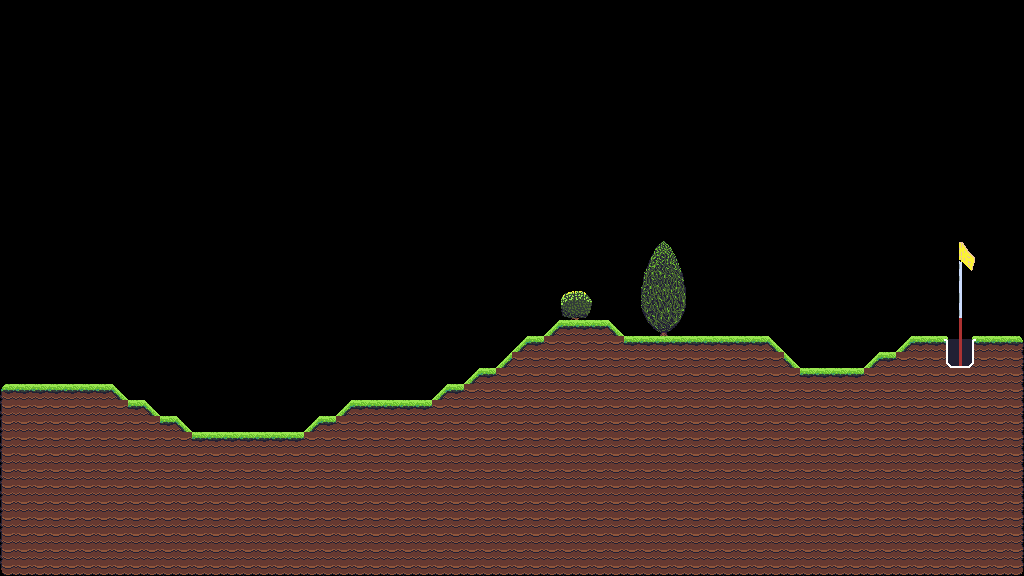

Rendered tile map (Tiled .tmx) drawn with the repository's tilesets; below, a short description and the map source with its tile grids summarised:
An orthogonal 64x36 tile map with 16x16 px tiles, 1 tile layer (Level), 2 tilesets and 211 objects (130x collide, 2x finish, bushes, juniper).

<map version="1.10" tiledversion="1.11.1" orientation="orthogonal" renderorder="right-down" width="64" height="36" tilewidth="16" tileheight="16" infinite="0" nextlayerid="8" nextobjectid="7659">
 <tileset firstgid="1" name="prototype" tilewidth="16" tileheight="16" tilecount="128" columns="16">
  <image source="images/prototype.png" width="256" height="128" />
  <tile id="0" type="ground" />
  <tile id="1" type="ground" />
  <tile id="2" type="ground" />
  <tile id="3" type="ground" />
  <tile id="4" type="ground" />
 </tileset>
 <tileset firstgid="129" name="all2" tilewidth="16" tileheight="16" tilecount="210" columns="14">
  <image source="images/all2.png" width="224" height="244" />
 </tileset>
 <layer id="1" name="Level" width="64" height="36">
  <data>[2304 cells, 860 non-empty, 50 distinct tile ids]</data>
 </layer>
 <objectgroup id="7" name="Bushes_Leaf_Object">
  <object id="7640" name="bushes" x="560" y="288" width="32" height="32" />
  <object id="7650" name="juniper" x="640" y="240" width="51" height="94.5" />
 </objectgroup>
 <objectgroup id="6" name="Bushes_Object">
  <object id="7639" x="563" y="291.5" width="26.5" height="28.5" />
  <object id="7639" x="563" y="291.5" width="26.5" height="28.5" />
  <object id="7646" x="645.818" y="270.546">
   <polygon points="0,0 18,-28.7273 34,-0.181818" />
  </object>
  <object id="7647" x="645.909" y="271.647">
   <polygon points="0,0 34,-0.919192 38.9091,31.6202 -3.81818,32.1717" />
  </object>
  <object id="7648" x="641.909" y="304.553">
   <polygon points="0,0 42.8182,-0.643514 37.5455,15.5363 5.54545,15.7201" />
  </object>
  <object id="7649" x="648" y="320.916">
   <polygon points="0,0 31.0909,-0.280098 21,9.71007 11.1818,10.0835" />
  </object>
  <object id="7646" x="645.818" y="270.546">
   <polygon points="0,0 18,-28.7273 34,-0.181818" />
  </object>
  <object id="7647" x="645.909" y="271.647">
   <polygon points="0,0 34,-0.919192 38.9091,31.6202 -3.81818,32.1717" />
  </object>
  <object id="7648" x="641.909" y="304.553">
   <polygon points="0,0 42.8182,-0.643514 37.5455,15.5363 5.54545,15.7201" />
  </object>
  <object id="7649" x="648" y="320.916">
   <polygon points="0,0 31.0909,-0.280098 21,9.71007 11.1818,10.0835" />
  </object>
 </objectgroup>
 <objectgroup id="2" name="Ground_Object">
  <object id="7441" type="collide" x="1008" y="336" width="16" height="16" />
  <object id="7442" type="collide" x="0" y="384" width="16" height="16" />
  <object id="7443" type="collide" x="592" y="320" width="16" height="16" />
  <object id="7444" type="collide" x="528" y="336" width="16" height="16" />
  <object id="7445" type="collide" x="624" y="336" width="16" height="16" />
  <object id="7446" type="collide" x="640" y="336" width="16" height="16" />
  <object id="7447" type="collide" x="656" y="336" width="16" height="16" />
  <object id="7448" type="collide" x="672" y="336" width="16" height="16" />
  <object id="7449" type="collide" x="688" y="336" width="16" height="16" />
  <object id="7450" type="collide" x="704" y="336" width="16" height="16" />
  <object id="7451" type="collide" x="720" y="336" width="16" height="16" />
  <object id="7452" type="collide" x="736" y="336" width="16" height="16" />
  <object id="7453" type="collide" x="752" y="336" width="16" height="16" />
  <object id="7454" type="collide" x="912" y="336" width="16" height="16" />
  <object id="7455" type="collide" x="928" y="336" width="16" height="16" />
  <object id="7456" type="collide" x="976" y="336" width="16" height="16" />
  <object id="7457" type="collide" x="992" y="336" width="16" height="16" />
  <object id="7458" type="collide" x="880" y="352" width="16" height="16" />
  <object id="7459" type="collide" x="480" y="368" width="16" height="16" />
  <object id="7460" type="collide" x="800" y="368" width="16" height="16" />
  <object id="7461" type="collide" x="816" y="368" width="16" height="16" />
  <object id="7462" type="collide" x="832" y="368" width="16" height="16" />
  <object id="7463" type="collide" x="848" y="368" width="16" height="16" />
  <object id="7464" type="collide" x="16" y="384" width="16" height="16" />
  <object id="7465" type="collide" x="32" y="384" width="16" height="16" />
  <object id="7466" type="collide" x="48" y="384" width="16" height="16" />
  <object id="7467" type="collide" x="64" y="384" width="16" height="16" />
  <object id="7468" type="collide" x="80" y="384" width="16" height="16" />
  <object id="7469" type="collide" x="96" y="384" width="16" height="16" />
  <object id="7470" type="collide" x="448" y="384" width="16" height="16" />
  <object id="7471" type="collide" x="128" y="400" width="16" height="16" />
  <object id="7472" type="collide" x="352" y="400" width="16" height="16" />
  <object id="7473" type="collide" x="368" y="400" width="16" height="16" />
  <object id="7474" type="collide" x="384" y="400" width="16" height="16" />
  <object id="7475" type="collide" x="400" y="400" width="16" height="16" />
  <object id="7476" type="collide" x="416" y="400" width="16" height="16" />
  <object id="7477" type="collide" x="160" y="416" width="16" height="16" />
  <object id="7478" type="collide" x="320" y="416" width="16" height="16" />
  <object id="7479" type="collide" x="192" y="432" width="16" height="16" />
  <object id="7480" type="collide" x="208" y="432" width="16" height="16" />
  <object id="7481" type="collide" x="224" y="432" width="16" height="16" />
  <object id="7482" type="collide" x="240" y="432" width="16" height="16" />
  <object id="7483" type="collide" x="256" y="432" width="16" height="16" />
  <object id="7484" type="collide" x="0" y="560" width="16" height="16" />
  <object id="7485" type="collide" x="0" y="400" width="16" height="16" />
  <object id="7486" type="collide" x="0" y="416" width="16" height="16" />
  <object id="7487" type="collide" x="0" y="432" width="16" height="16" />
  <object id="7488" type="collide" x="0" y="448" width="16" height="16" />
  <object id="7489" type="collide" x="0" y="464" width="16" height="16" />
  <object id="7490" type="collide" x="0" y="480" width="16" height="16" />
  <object id="7491" type="collide" x="0" y="496" width="16" height="16" />
  <object id="7492" type="collide" x="0" y="512" width="16" height="16" />
  <object id="7493" type="collide" x="0" y="528" width="16" height="16" />
  <object id="7494" type="collide" x="0" y="544" width="16" height="16" />
  <object id="7495" type="collide" x="1008" y="560" width="16" height="16" />
  <object id="7496" type="collide" x="1008" y="352" width="16" height="16" />
  <object id="7497" type="collide" x="1008" y="368" width="16" height="16" />
  <object id="7498" type="collide" x="1008" y="384" width="16" height="16" />
  <object id="7499" type="collide" x="1008" y="400" width="16" height="16" />
  <object id="7500" type="collide" x="1008" y="416" width="16" height="16" />
  <object id="7501" type="collide" x="1008" y="432" width="16" height="16" />
  <object id="7502" type="collide" x="1008" y="448" width="16" height="16" />
  <object id="7503" type="collide" x="1008" y="464" width="16" height="16" />
  <object id="7504" type="collide" x="1008" y="480" width="16" height="16" />
  <object id="7505" type="collide" x="1008" y="496" width="16" height="16" />
  <object id="7506" type="collide" x="1008" y="512" width="16" height="16" />
  <object id="7507" type="collide" x="1008" y="528" width="16" height="16" />
  <object id="7508" type="collide" x="1008" y="544" width="16" height="16" />
  <object id="7509" x="592" y="320" width="16" height="16" />
  <object id="7510" x="528" y="336" width="16" height="16" />
  <object id="7511" x="624" y="336" width="16" height="16" />
  </objectgroup>
 <objectgroup id="3" name="Hole_Object">
  <!-- 8 objects omitted --></objectgroup>
 <objectgroup id="5" name="Spawn_Object">
  <!-- 1 objects omitted --></objectgroup>
</map>
<!-- 128 of 211 objects omitted -->
